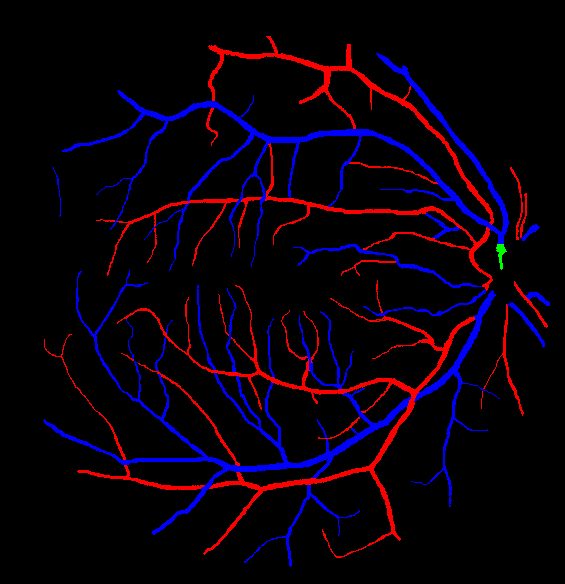
#> input picture data/ALL/training/av/0.png, 565 x 584 px; its folder holds only this picture in this run
$ python -i prepare_dataset.py   (imports and definitions only)
#> lines starting #> are read from the running program, lines starting #| are printed output that depends on the picture; after the words box and inside, x2 and y2 are one past the last pixel; in counts of white or black regions, pixels touching at a corner belong together
import h5py
import numpy as np
import os.path
from PIL import Image
from glob import glob
from skimage.transform import resize

raw_training_x_path = './data/ALL/training/images/*.png'
raw_training_y_path= './data/ALL/training/av/*.png'

raw_data_path = [raw_training_x_path, raw_training_y_path]

HDF5_data_path = './data/HDF5/'

DESIRED_DATA_SHAPE = [256,256]


# [20 lines left out: functions isHDF5exists, read_input, not called in this run]


def read_input_av_label(path, need_one_hot=False):
#> called with path = '../data/ALL/training/av/0.png', need_one_hot = False
    global DESIRED_DATA_SHAPE
    x = Image.open(path)
#> x is the input picture: PIL image 565x584 RGB; mean R, G, B 9.6, 0.1, 11.8
    x = np.array(x) / 255.
#> x: shape (584, 565, 3) float64
    x = resize(x, DESIRED_DATA_SHAPE)
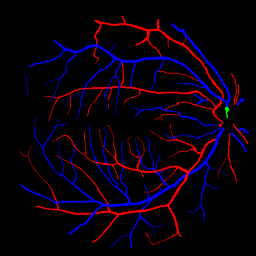
#> x: shape (256, 256, 3) float64; mean R, G, B 0.0375, 0.000389, 0.046

    new_x_whole = np.zeros((x.shape[0], x.shape[1]))
    new_x_a = np.zeros((x.shape[0], x.shape[1]))
    new_x_v = np.zeros((x.shape[0], x.shape[1]))
    new_x_cross= np.zeros((x.shape[0], x.shape[1]))
    new_x_unknown = np.zeros((x.shape[0], x.shape[1]))
    new_x_onehot = np.zeros((x.shape[0], x.shape[1], 3)) #bg, a, v

    for row_id, row in enumerate(x):
        for col_id, elem in enumerate(row):
            if elem[0] > 0.5 or elem[1] > 0.5 or elem[2] > 0.5:
                new_x_whole[row_id, col_id] = 1.0
            else:
                new_x_onehot[row_id, col_id] = np.array((1.0, 0.0, 0.0))
            if elem[0] > 0.5 and elem[1] > 0.5 and elem[2] > 0.5:
                new_x_unknown[row_id, col_id] = 1.0
                new_x_a[row_id, col_id] = 1.0
                new_x_onehot[row_id, col_id] = np.array((0.0, 1.0, 0.0))
            elif elem[0] > 0.5:
                new_x_a[row_id, col_id] = 1.0
                new_x_onehot[row_id, col_id] = np.array((0.0, 1.0, 0.0))
            elif elem[1] > 0.5:
                new_x_cross[row_id, col_id] = 1.0
                new_x_a[row_id, col_id] = 1.0
                # new_x_v[row_id, col_id] = 1.0
                new_x_onehot[row_id, col_id] = np.array((0.0, 1.0, 0.0))
            elif elem[2] > 0.5:
                new_x_v[row_id, col_id] = 1.0
                new_x_onehot[row_id, col_id] = np.array((0.0, 0.0, 1.0))
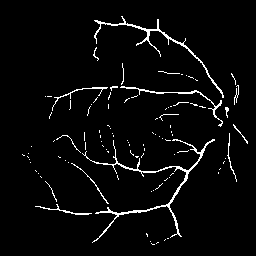
#> new_x_a: shape (256, 256) float64; values 0 (black) and 1 (white), 3.7% white in thin lines or dots, all inside (x1, y1, x2, y2) = (22, 16, 248, 245)
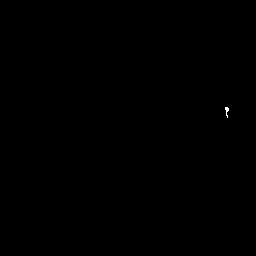
#> new_x_cross: shape (256, 256) float64; values 0 (black) and 1 (white), 0.04% white in thin lines or dots, all inside (x1, y1, x2, y2) = (225, 107, 229, 118)
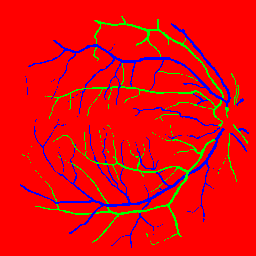
#> new_x_onehot: shape (256, 256, 3) float64; mean of channels 0, 1, 2 0.917, 0.0371, 0.0454; drawn as R, G, B
#> new_x_unknown: shape (256, 256) float64; every value is 0
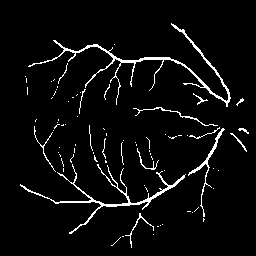
#> new_x_v: shape (256, 256) float64; values 0 (black) and 1 (white), 4.5% white in thin lines or dots, all inside (x1, y1, x2, y2) = (20, 23, 249, 248)
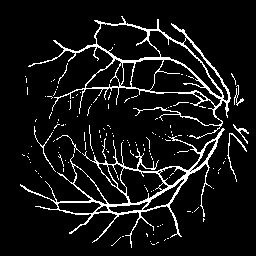
#> new_x_whole: shape (256, 256) float64; values 0 (black) and 1 (white), 8.3% white in thin lines or dots, all inside (x1, y1, x2, y2) = (20, 16, 249, 248)

    new_x_whole = resize(new_x_whole[..., np.newaxis], DESIRED_DATA_SHAPE)
    new_x_a = resize(new_x_a[..., np.newaxis], DESIRED_DATA_SHAPE)
    new_x_v = resize(new_x_v[..., np.newaxis], DESIRED_DATA_SHAPE)
    new_x_cross = resize(new_x_cross[..., np.newaxis], DESIRED_DATA_SHAPE)
    new_x_unknown = resize(new_x_unknown[..., np.newaxis], DESIRED_DATA_SHAPE)
    new_x_onehot = resize(new_x_onehot, DESIRED_DATA_SHAPE)

    if not need_one_hot:
        return [new_x_whole, new_x_cross, new_x_a, new_x_v,  new_x_unknown]
    else:
        return [new_x_onehot]


# [94 lines left out: functions preprocessData, createHDF5, prepareDataset, getTrainingData, getTestData, not called in this run]

>>> result = read_input_av_label('../data/ALL/training/av/0.png')
#> result = 5 items

$ run again, on data/ALL/training/av/1.png
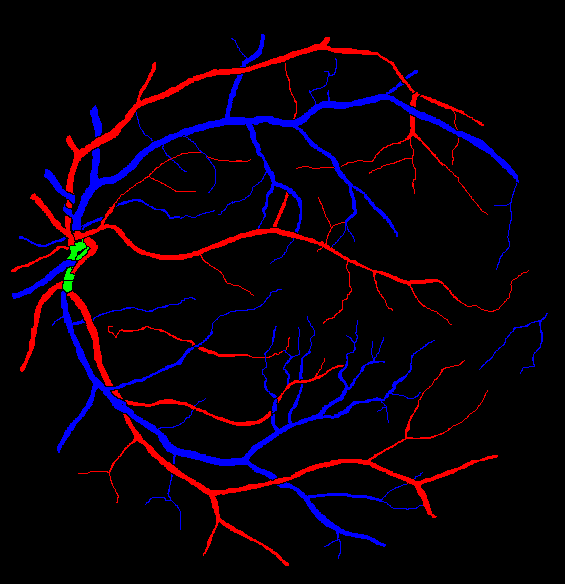
#> input picture data/ALL/training/av/1.png, 565 x 584 px
#> in read_input_av_label, x is the input picture: PIL image 565x584 RGB; mean R, G, B 9.8, 0.3, 10.9
#> after the loop in read_input_av_label, `for row_id, row in enumerate(x):`:
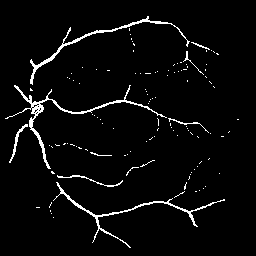
#> new_x_a: shape (256, 256) float64; values 0 (black) and 1 (white), 3.7% white in thin lines or dots, all inside (x1, y1, x2, y2) = (5, 16, 239, 248)
#> after the loop in read_input_av_label, `for row_id, row in enumerate(x):`:
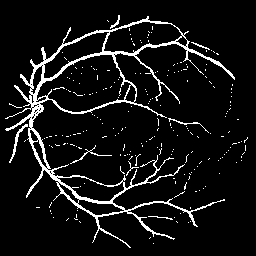
#> new_x_whole: shape (256, 256) float64; values 0 (black) and 1 (white), 7.8% white in thin lines or dots, all inside (x1, y1, x2, y2) = (5, 15, 248, 248)
#> result = 5 items

$ run again, on data/ALL/training/av/10.png
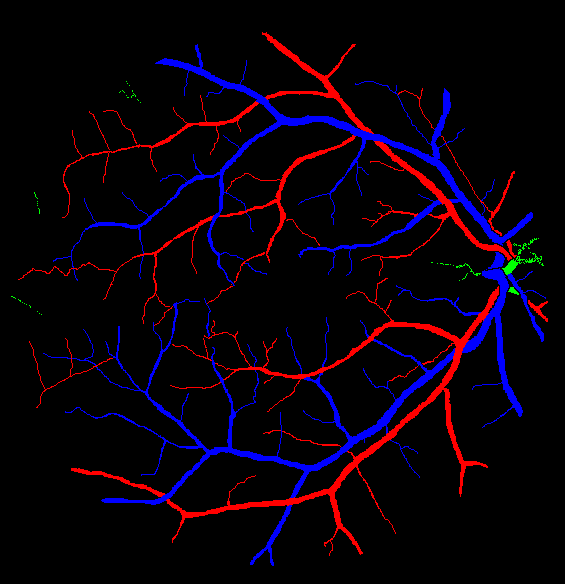
#> input picture data/ALL/training/av/10.png, 565 x 584 px
#> in read_input_av_label, x is the input picture: PIL image 565x584 RGB; mean R, G, B 9.3, 0.3, 11.1
#> after the loop in read_input_av_label, `for row_id, row in enumerate(x):`:
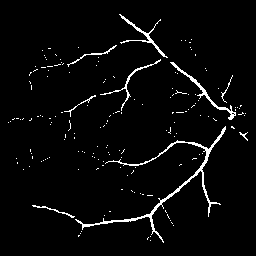
#> new_x_a: shape (256, 256) float64; values 0 (black) and 1 (white), 3.4% white in thin lines or dots, all inside (x1, y1, x2, y2) = (8, 14, 248, 243)
#> after the loop in read_input_av_label, `for row_id, row in enumerate(x):`:
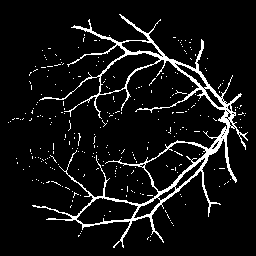
#> new_x_whole: shape (256, 256) float64; values 0 (black) and 1 (white), 7.5% white in thin lines or dots, all inside (x1, y1, x2, y2) = (8, 14, 248, 248)
#> result = 5 items

$ run again, on data/ALL/training/av/11.png
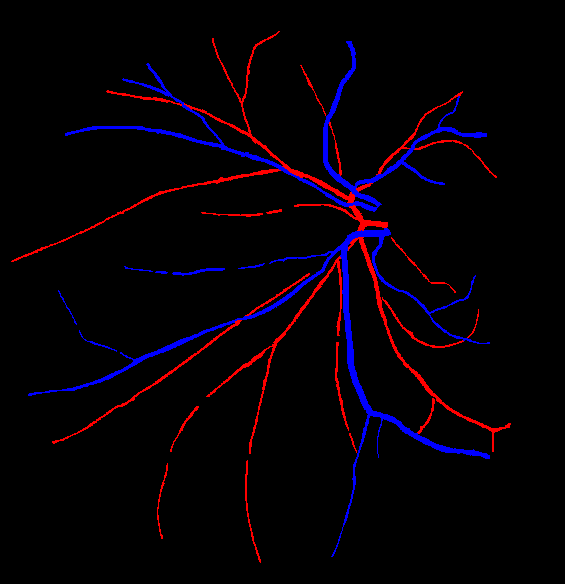
#> input picture data/ALL/training/av/11.png, 565 x 584 px
#> in read_input_av_label, x is the input picture: PIL image 565x584 RGB; mean R, G, B 5.7, 0, 6.5
#> after the loop in read_input_av_label, `for row_id, row in enumerate(x):`:
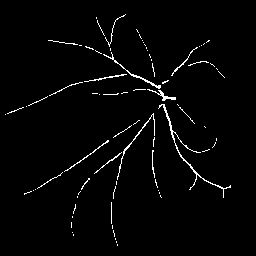
#> new_x_a: shape (256, 256) float64; values 0 (black) and 1 (white), 2.2% white in thin lines or dots, all inside (x1, y1, x2, y2) = (5, 14, 231, 246)
#> after the loop in read_input_av_label, `for row_id, row in enumerate(x):`:
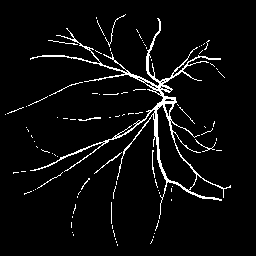
#> new_x_whole: shape (256, 256) float64; values 0 (black) and 1 (white), 4.8% white in thin lines or dots, all inside (x1, y1, x2, y2) = (5, 14, 231, 246)
#> result = 5 items
